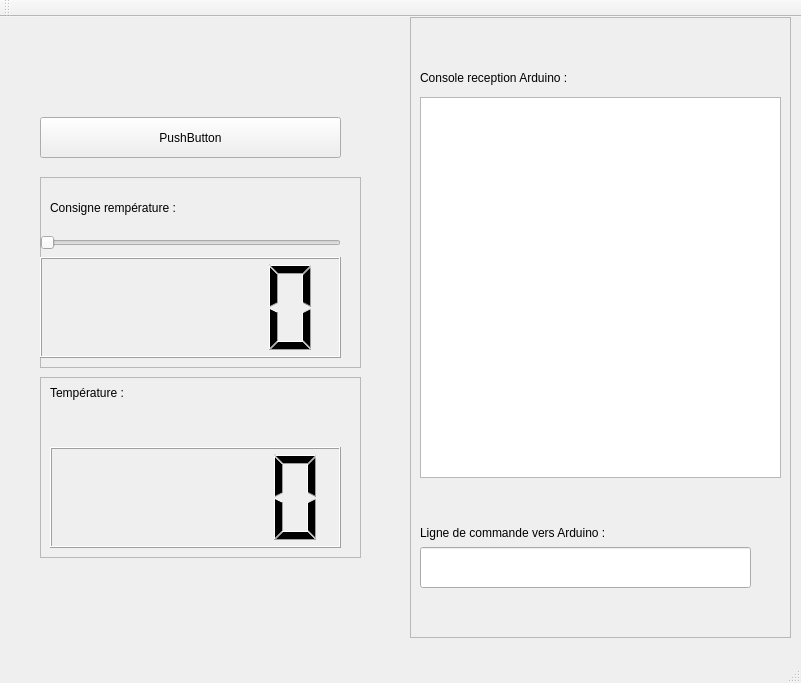
<?xml version="1.0" encoding="UTF-8"?>
<ui version="4.0">
 <class>MainWindow</class>
 <widget class="QMainWindow" name="MainWindow">
  <property name="geometry">
   <rect>
    <x>0</x>
    <y>0</y>
    <width>801</width>
    <height>683</height>
   </rect>
  </property>
  <property name="windowTitle">
   <string>MainWindow</string>
  </property>
  <widget class="QWidget" name="centralWidget">
   <widget class="QPushButton" name="bt_envoi">
    <property name="geometry">
     <rect>
      <x>40</x>
      <y>100</y>
      <width>301</width>
      <height>41</height>
     </rect>
    </property>
    <property name="text">
     <string>PushButton</string>
    </property>
   </widget>
   <widget class="QFrame" name="frame_2">
    <property name="geometry">
     <rect>
      <x>930</x>
      <y>180</y>
      <width>120</width>
      <height>80</height>
     </rect>
    </property>
    <property name="frameShape">
     <enum>QFrame::StyledPanel</enum>
    </property>
    <property name="frameShadow">
     <enum>QFrame::Raised</enum>
    </property>
   </widget>
   <widget class="QFrame" name="frame_3">
    <property name="geometry">
     <rect>
      <x>410</x>
      <y>0</y>
      <width>381</width>
      <height>621</height>
     </rect>
    </property>
    <property name="frameShape">
     <enum>QFrame::StyledPanel</enum>
    </property>
    <property name="frameShadow">
     <enum>QFrame::Plain</enum>
    </property>
    <widget class="QTextBrowser" name="zone_affichage">
     <property name="geometry">
      <rect>
       <x>10</x>
       <y>80</y>
       <width>361</width>
       <height>381</height>
      </rect>
     </property>
    </widget>
    <widget class="QLineEdit" name="linEdit_envoi">
     <property name="geometry">
      <rect>
       <x>10</x>
       <y>530</y>
       <width>331</width>
       <height>41</height>
      </rect>
     </property>
    </widget>
    <widget class="QLabel" name="label_2">
     <property name="geometry">
      <rect>
       <x>10</x>
       <y>40</y>
       <width>171</width>
       <height>41</height>
      </rect>
     </property>
     <property name="text">
      <string>Console reception Arduino :</string>
     </property>
    </widget>
    <widget class="QLabel" name="label_3">
     <property name="geometry">
      <rect>
       <x>10</x>
       <y>500</y>
       <width>221</width>
       <height>31</height>
      </rect>
     </property>
     <property name="text">
      <string>Ligne de commande vers Arduino :</string>
     </property>
    </widget>
   </widget>
   <widget class="QFrame" name="frame_4">
    <property name="geometry">
     <rect>
      <x>40</x>
      <y>360</y>
      <width>321</width>
      <height>181</height>
     </rect>
    </property>
    <property name="frameShape">
     <enum>QFrame::StyledPanel</enum>
    </property>
    <property name="frameShadow">
     <enum>QFrame::Plain</enum>
    </property>
    <widget class="QLCDNumber" name="lcdTemperature">
     <property name="geometry">
      <rect>
       <x>10</x>
       <y>70</y>
       <width>291</width>
       <height>101</height>
      </rect>
     </property>
    </widget>
    <widget class="QLabel" name="label">
     <property name="geometry">
      <rect>
       <x>10</x>
       <y>0</y>
       <width>211</width>
       <height>31</height>
      </rect>
     </property>
     <property name="text">
      <string>Température :</string>
     </property>
    </widget>
   </widget>
   <widget class="QFrame" name="frame">
    <property name="geometry">
     <rect>
      <x>40</x>
      <y>160</y>
      <width>321</width>
      <height>191</height>
     </rect>
    </property>
    <property name="acceptDrops">
     <bool>false</bool>
    </property>
    <property name="frameShape">
     <enum>QFrame::StyledPanel</enum>
    </property>
    <property name="frameShadow">
     <enum>QFrame::Plain</enum>
    </property>
    <property name="lineWidth">
     <number>1</number>
    </property>
    <property name="midLineWidth">
     <number>0</number>
    </property>
    <widget class="QLCDNumber" name="lcdConsigne">
     <property name="geometry">
      <rect>
       <x>0</x>
       <y>80</y>
       <width>301</width>
       <height>101</height>
      </rect>
     </property>
    </widget>
    <widget class="QSlider" name="Slider_val">
     <property name="geometry">
      <rect>
       <x>0</x>
       <y>50</y>
       <width>301</width>
       <height>31</height>
      </rect>
     </property>
     <property name="orientation">
      <enum>Qt::Horizontal</enum>
     </property>
    </widget>
    <widget class="QLabel" name="label_4">
     <property name="geometry">
      <rect>
       <x>10</x>
       <y>20</y>
       <width>201</width>
       <height>21</height>
      </rect>
     </property>
     <property name="text">
      <string>Consigne rempérature :</string>
     </property>
    </widget>
   </widget>
  </widget>
  <widget class="QMenuBar" name="menuBar">
   <property name="geometry">
    <rect>
     <x>0</x>
     <y>0</y>
     <width>801</width>
     <height>22</height>
    </rect>
   </property>
  </widget>
  <widget class="QToolBar" name="mainToolBar">
   <attribute name="toolBarArea">
    <enum>TopToolBarArea</enum>
   </attribute>
   <attribute name="toolBarBreak">
    <bool>false</bool>
   </attribute>
  </widget>
  <widget class="QStatusBar" name="statusBar"/>
 </widget>
 <layoutdefault spacing="6" margin="11"/>
 <resources/>
 <connections/>
</ui>
